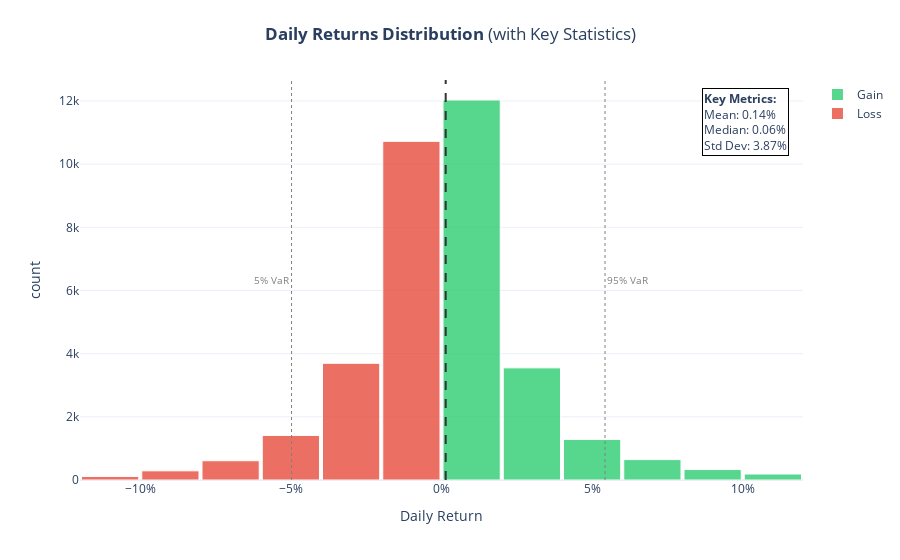

The cell this chart's notebook holds for it:
### Markdown cell above
#### Visualization of returns (big move territory marked)

### Code cell
df_plot = prices_feat[['return']].copy()
df_plot = df_plot.dropna(subset=['return'])
df_plot = df_plot.rename(columns={'return': 'ret'})

# Gain / Loss flag
df_plot['Outcome'] = np.where(df_plot['ret'] >= 0, 'Gain', 'Loss')

# Key stats
mean_val   = df_plot['ret'].mean()
median_val = df_plot['ret'].median()
std_val    = df_plot['ret'].std()
p05        = df_plot['ret'].quantile(0.05)
p95        = df_plot['ret'].quantile(0.95)

# Histogram
fig = px.histogram(
    df_plot,
    x='ret',
    nbins=100,
    range_x=[-0.12, 0.12],  # about -12% to +12%
    color='Outcome',
    color_discrete_map={'Gain': '#2ECC71', 'Loss': '#E74C3C'},
    title='<b>Daily Returns Distribution</b> (with Key Statistics)',
    labels={'ret': 'Daily Return', 'count': 'Frequency'},
    template='plotly_white'
)

fig.update_traces(
    marker_line_color='white',
    marker_line_width=1,
    opacity=0.8
)

# Stats "card"
stats_text = (
    f"<b>Key Metrics:</b><br>"
    f"Mean: {mean_val:.2%}<br>"
    f"Median: {median_val:.2%}<br>"
    f"Std Dev: {std_val:.2%}"
)

fig.add_annotation(
    x=0.98, y=0.98,
    xref="paper", yref="paper",
    text=stats_text,
    showarrow=False,
    align="left",
    bgcolor="rgba(255, 255, 255, 0.8)",
    bordercolor="black",
    borderwidth=1,
    font=dict(size=12)
)

# Reference lines: mean + 5% / 95% VaR
fig.add_vline(x=mean_val, line_width=2, line_dash="dash", line_color="#333")
fig.add_vline(x=p05, line_width=1, line_dash="dot", line_color="gray")
fig.add_vline(x=p95, line_width=1, line_dash="dot", line_color="gray")

fig.add_annotation(
    x=p05, y=0.5, yref="paper",
    text="5% VaR",
    showarrow=False,
    xanchor="right",
    font=dict(color="gray", size=10)
)

fig.add_annotation(
    x=p95, y=0.5, yref="paper",
    text="95% VaR",
    showarrow=False,
    xanchor="left",
    font=dict(color="gray", size=10)
)

fig.update_layout(
    xaxis_tickformat='.0%',
    bargap=0.05,
    title_x=0.5,
    margin=dict(t=80),
    legend_title_text=""
)

fig.show()

fig.write_html(
    "plots/daily_returns_distribution.html",
    include_plotlyjs="cdn",  # load Plotly JS from CDN
    full_html=False          # saves just a div+script snippet, easy to embed
)

### Figure 1 — Plotly figure (JSON) as saved in the notebook; plotly's stock layout.template omitted (floating-point values rounded to 4 significant figures; data arrays with more than 128 entries replaced by an {"elided": "..."} marker saying what was removed)
{"data": [{"bingroup": "x", "hovertemplate": "Outcome=Gain<br>Daily Return=%{x}<br>count=%{y}<extra></extra>", "legendgroup": "Gain", "marker": {"color": "#2ECC71", "line": {"color": "white", "width": 1}, "pattern": {"shape": ""}}, "name": "Gain", "nbinsx": 100, "opacity": 0.8, "orientation": "v", "showlegend": true, "type": "histogram", "x": {"elided": "18403 float values"}, "xaxis": "x", "yaxis": "y"}, {"bingroup": "x", "hovertemplate": "Outcome=Loss<br>Daily Return=%{x}<br>count=%{y}<extra></extra>", "legendgroup": "Loss", "marker": {"color": "#E74C3C", "line": {"color": "white", "width": 1}, "pattern": {"shape": ""}}, "name": "Loss", "nbinsx": 100, "opacity": 0.8, "orientation": "v", "showlegend": true, "type": "histogram", "x": {"elided": "17037 float values"}, "xaxis": "x", "yaxis": "y"}], "layout": {"annotations": [{"align": "left", "bgcolor": "rgba(255, 255, 255, 0.8)", "bordercolor": "black", "borderwidth": 1, "font": {"size": 12}, "showarrow": false, "text": "<b>Key Metrics:</b><br>Mean: 0.14%<br>Median: 0.06%<br>Std Dev: 3.87%", "x": 0.98, "xref": "paper", "y": 0.98, "yref": "paper"}, {"font": {"color": "gray", "size": 10}, "showarrow": false, "text": "5% VaR", "x": -0.04977, "xanchor": "right", "y": 0.5, "yref": "paper"}, {"font": {"color": "gray", "size": 10}, "showarrow": false, "text": "95% VaR", "x": 0.05428, "xanchor": "left", "y": 0.5, "yref": "paper"}], "bargap": 0.05, "barmode": "relative", "legend": {"title": {"text": ""}, "tracegroupgap": 0}, "margin": {"t": 80}, "shapes": [{"line": {"color": "#333", "dash": "dash", "width": 2}, "type": "line", "x0": 0.001392, "x1": 0.001392, "xref": "x", "y0": 0, "y1": 1, "yref": "y domain"}, {"line": {"color": "gray", "dash": "dot", "width": 1}, "type": "line", "x0": -0.04977, "x1": -0.04977, "xref": "x", "y0": 0, "y1": 1, "yref": "y domain"}, {"line": {"color": "gray", "dash": "dot", "width": 1}, "type": "line", "x0": 0.05428, "x1": 0.05428, "xref": "x", "y0": 0, "y1": 1, "yref": "y domain"}], "title": {"text": "<b>Daily Returns Distribution</b> (with Key Statistics)", "x": 0.5}, "xaxis": {"anchor": "y", "domain": [0, 1], "range": [-0.12, 0.12], "tickformat": ".0%", "title": {"text": "Daily Return"}}, "yaxis": {"anchor": "x", "domain": [0, 1], "title": {"text": "count"}}}}
